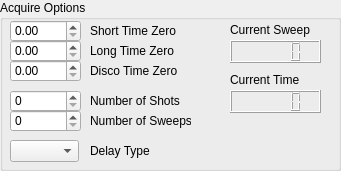
     <widget class="QGroupBox" name="acquire_options_box">
      <property name="geometry">
       <rect>
        <x>10</x>
        <y>390</y>
        <width>341</width>
        <height>171</height>
       </rect>
      </property>
      <property name="title">
       <string>Acquire Options</string>
      </property>
      <widget class="QDoubleSpinBox" name="short_t0">
       <property name="geometry">
        <rect>
         <x>10</x>
         <y>20</y>
         <width>71</width>
         <height>22</height>
        </rect>
       </property>
       <property name="maximum">
        <double>100000.000000000000000</double>
       </property>
      </widget>
      <widget class="QDoubleSpinBox" name="long_t0">
       <property name="geometry">
        <rect>
         <x>10</x>
         <y>40</y>
         <width>71</width>
         <height>22</height>
        </rect>
       </property>
       <property name="maximum">
        <double>1000000.000000000000000</double>
       </property>
      </widget>
      <widget class="QSpinBox" name="num_shots">
       <property name="geometry">
        <rect>
         <x>10</x>
         <y>90</y>
         <width>71</width>
         <height>22</height>
        </rect>
       </property>
       <property name="maximum">
        <number>2000</number>
       </property>
      </widget>
      <widget class="QLabel" name="label_5">
       <property name="geometry">
        <rect>
         <x>90</x>
         <y>20</y>
         <width>91</width>
         <height>21</height>
        </rect>
       </property>
       <property name="text">
        <string>Short Time Zero</string>
       </property>
      </widget>
      <widget class="QLabel" name="label_6">
       <property name="geometry">
        <rect>
         <x>90</x>
         <y>40</y>
         <width>91</width>
         <height>21</height>
        </rect>
       </property>
       <property name="text">
        <string>Long Time Zero</string>
       </property>
      </widget>
      <widget class="QLabel" name="label_7">
       <property name="geometry">
        <rect>
         <x>90</x>
         <y>90</y>
         <width>91</width>
         <height>21</height>
        </rect>
       </property>
       <property name="text">
        <string>Number of Shots</string>
       </property>
      </widget>
      <widget class="QSpinBox" name="num_sweeps">
       <property name="geometry">
        <rect>
         <x>10</x>
         <y>110</y>
         <width>71</width>
         <height>22</height>
        </rect>
       </property>
       <property name="maximum">
        <number>1000</number>
       </property>
      </widget>
      <widget class="QLabel" name="label_8">
       <property name="geometry">
        <rect>
         <x>90</x>
         <y>110</y>
         <width>101</width>
         <height>21</height>
        </rect>
       </property>
       <property name="text">
        <string>Number of Sweeps</string>
       </property>
      </widget>
      <widget class="QComboBox" name="delay_type_list">
       <property name="geometry">
        <rect>
         <x>10</x>
         <y>140</y>
         <width>69</width>
         <height>22</height>
        </rect>
       </property>
      </widget>
      <widget class="QLabel" name="label_9">
       <property name="geometry">
        <rect>
         <x>90</x>
         <y>140</y>
         <width>101</width>
         <height>21</height>
        </rect>
       </property>
       <property name="text">
        <string>Delay Type</string>
       </property>
      </widget>
      <widget class="QLCDNumber" name="sweep_display">
       <property name="geometry">
        <rect>
         <x>230</x>
         <y>40</y>
         <width>91</width>
         <height>23</height>
        </rect>
       </property>
      </widget>
      <widget class="QLabel" name="label_16">
       <property name="geometry">
        <rect>
         <x>230</x>
         <y>20</y>
         <width>81</width>
         <height>20</height>
        </rect>
       </property>
       <property name="text">
        <string>Current Sweep</string>
       </property>
      </widget>
      <widget class="QLCDNumber" name="time_display">
       <property name="geometry">
        <rect>
         <x>230</x>
         <y>90</y>
         <width>91</width>
         <height>23</height>
        </rect>
       </property>
      </widget>
      <widget class="QLabel" name="label_17">
       <property name="geometry">
        <rect>
         <x>230</x>
         <y>70</y>
         <width>81</width>
         <height>20</height>
        </rect>
       </property>
       <property name="text">
        <string>Current Time</string>
       </property>
      </widget>
      <widget class="QDoubleSpinBox" name="disco_t0">
       <property name="geometry">
        <rect>
         <x>10</x>
         <y>60</y>
         <width>71</width>
         <height>22</height>
        </rect>
       </property>
       <property name="maximum">
        <double>1000000.000000000000000</double>
       </property>
      </widget>
      <widget class="QLabel" name="label_30">
       <property name="geometry">
        <rect>
         <x>90</x>
         <y>60</y>
         <width>91</width>
         <height>21</height>
        </rect>
       </property>
       <property name="text">
        <string>Disco Time Zero</string>
       </property>
      </widget>
     </widget>
